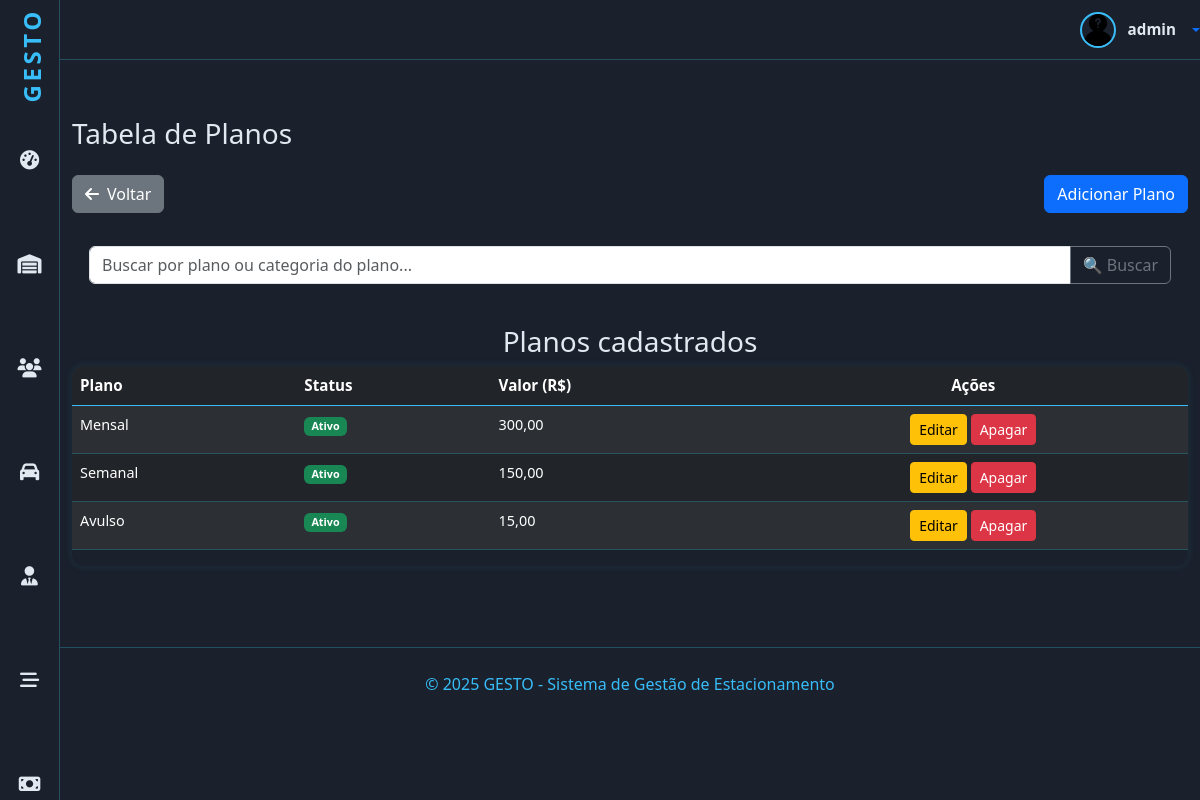
Screenshot of /valores/planos/ (signed in) with the database file from the repository.
### valores/models.py (models this page shows, shortened)
class Plano(models.Model):
    PLANOS_CHOICES = (
        ('Avulso', 'Horário Avulso'),
        ('Diaria', 'Diaria'),
        ('Semanal', 'Semanal'),
        ('Mensal', 'Mensal'),
        ('Personalizado', 'Personalizado'),
    )
    nome = models.CharField('Nome do Plano',choices=PLANOS_CHOICES,  max_length=50, unique=True, default='Avulso')
    valor = models.DecimalField('Valor Base (R$)', max_digits=8, decimal_places=2)
    status = models.BooleanField('Ativo', default=True, help_text='Marque para ativar o plano')
    descricao = models.TextField('Descrição', max_length=300, blank=True, null=True)
    dias_validade = models.PositiveIntegerField('Dias de Validade',default=0, help_text='Número de dias de validade (apenas para planos personalizados)')
    class Meta:
        verbose_name = 'Plano'
        verbose_name_plural = 'Planos'

### valores/views.py (the view)
# urls.py: path('planos/', PlanosView.as_view(), name='planos'),
class PlanosView(PermissionRequiredMixin, ListView):
    permission_required = "valores.view_planos"
    permission_denied_required = "Visualizar planos"
    model = Plano
    template_name = "planos/planos.html"
    context_object_name = "planos"
    paginate_by = 5
    def get_queryset(self):
        qs = super().get_queryset()
        buscar = self.request.GET.get('buscar')
        if buscar:
            qs = qs.filter(
                Q(plano__icontains=buscar) |
                Q(status__icontains=buscar)
            )
        return qs

### valores/templates/planos/planos.html (shortened to what this page needs)
{% extends 'principal.html' %}
{% load django_bootstrap5 %}
{% load static %}
{% block content %}
<div id="dados" class="container">
    <h3>Tabela de Planos</h3>
    <div class="d-flex justify-content-between align-items-center mt-4 mb-3">
        <a href="{% url 'valores' %}" class="btn btn-secondary">
            <i class="fas fa-arrow-left me-2"></i>Voltar
        </a>
        <a href="{% url 'plano_adicionar' %}" class="btn btn-primary">Adicionar Plano</a>
    </div>
    <div class="card card-body mb-4" id="search">
        <form method="get" action="">
            <div class="input-group">
                <input class="form-control" type="text" name="buscar" value="{{ request.GET.buscar }}"
                       placeholder="Buscar por plano ou categoria do plano...">
                <button type="submit" class="btn btn-outline-secondary">🔍 Buscar</button>
            </div>
        </form>
    </div>
    {% if object_list %}
    <div class="card-body">
        <h3 class="text-center">Planos cadastrados</h3>
        <div class="table-responsive">
            <table class="table table-striped table-dark">
                <thead>
                <tr>
                    <th>Plano</th>
                    <th>Status</th>
                    <th>Valor (R$)</th>
                    <th class="text-center">Ações</th>
                </tr>
                </thead>
                <tbody>
                {% for plano in object_list %}
                <tr>
                    <td>{{ plano.nome }}</td>
                    <td>
                        {% if plano.status %}
                        <span class="badge bg-success">Ativo</span>
                        {% else %}
                        <span class="badge bg-danger">Desativado</span>
                        {% endif %}
                    </td>
                    <td>{{ plano.valor }}</td>
                    <td class="text-center">
                        <a href="{% url 'plano_editar' plano.pk %}" class="btn btn-sm btn-warning">Editar</a>
                        <a href="{% url 'plano_apagar' plano.pk %}" class="btn btn-sm btn-danger">Apagar</a>
                    </td>
                </tr>
                {% endfor %}
                </tbody>
            </table>
        </div>
    </div>
    {% else %}
    <div class="alert alert-warning text-center mt-4">Nenhum plano encontrado.</div>
    {% endif %}
</div>
{% endblock %}

### home/templates/principal.html (shortened to what this page needs)
<!doctype html>
{% load static %}
{% load django_bootstrap5 %}
<html lang="pt-br">
<head>
    {% block head %}
    {% include "head.html" %}
    {% endblock %}
</head>
<body>
<header id="header-top" role="banner" aria-label="Cabeçalho superior">
    <div class="dropdown">
        <a href="#" class="user-profile text-decoration-none dropdown-toggle" data-bs-toggle="dropdown"
           aria-expanded="false">
            {% if user.is_authenticated %}
                {% if user.funcionario.foto %}
                    <img src="{{ user.funcionario.foto.url }}" alt="Avatar do utilizador"/>
                {% else %}
                    <img src="{% static 'img/desconhecido.png' %}" alt="Avatar do utilizador"/>
                {% endif %}
                <span>{{ user.username }}</span>
            {% else %}
                <i class="fas fa-sign-in-alt me-2"></i>
                <span>Acesso</span>
            {% endif %}
        </a>
    </div>
</header>
{% if request.user.is_authenticated %}
    <nav id="sidebar" aria-label="Menu principal">
        <div class="logo" aria-label="Logo GESTO">
            <a href="{% url 'index' %}"
               class="nav-link {% if request.resolver_match.url_name == 'index' %}active{% endif %}">GESTO</a>
        </div>
        <div data-bs-spy="scroll"  data-bs-offset="0" data-bs-smooth-scroll="true" class="scrollspy" tabindex="0">
      <ul class="nav flex-column" role="menu" aria-label="Navegação principal">
            <li class="nav-item" role="none">
                <a href="{% url 'index' %}"
                   class="nav-link {% if request.resolver_match.url_name == 'index' %}active{% endif %}">
                    <i class="fa-solid fa-gauge-high" aria-hidden="true"></i>
                </a>
            </li>
            <li class="nav-item" role="none">
                <a href="{% url 'estadias' %}"
                   class="nav-link {% if request.resolver_match.url_name == 'estadias' %}active{% endif %}">
                    <i class="fa-solid fa-warehouse" aria-hidden="true"></i>
                </a>
            </li>
            <li class="nav-item" role="none">
                <a href="{% url 'clientes' %}"
                   class="nav-link {% if request.resolver_match.url_name == 'clientes' %}active{% endif %}">
                    <i class="fas fa-users"></i>
                </a>
            </li>
            <li class="nav-item" role="none">
                <a href="{% url 'veiculos' %}"
                   class="nav-link {% if request.resolver_match.url_name == 'veiculos' %}active{% endif %}">
                    <i class="fas fa-car" aria-hidden="true"></i>
                </a>
            </li>
           <li class="nav-item" role="none">
                <a href="{% url 'funcionarios' %}"
                   class="nav-link {% if request.resolver_match.url_name == 'funcionarios' %}active{% endif %}">
                    <i class="fas fa-user-tie" aria-hidden="true"></i>
                </a>
            </li>
            <li class="nav-item" role="none">
                <a href="{% url 'vagas' %}"
                   class="nav-link {% if request.resolver_match.url_name == 'vagas' %}active{% endif %}">
                    <i class="fas fa-stream" aria-hidden="true"></i>
                </a>
            </li>
            <li class="nav-item" role="none">
                <a href="{% url 'valores' %}"
                   class="nav-link {% if request.resolver_match.url_name == 'valores' %}active{% endif %}">
                    <i class="fa-solid fa-money-bill" aria-hidden="true"></i>
                </a>
            </li>
        </ul>
    </div>
    </nav>
{% endif %}
{% block content %}{% endblock %}
{% block footer %}
{% include "footer.html" %}
{% endblock %}
</body>
</html>

### home/templates/head.html (style rules this page uses)
:root { --bg-primary: #1a202c; --bg-card: #2d3748; --text-primary: #e2e8f0; --highlight: #38bdf8; --border-subtle: rgba(56, 223, 248, 0.25); --table-row-alt: #374151; }
.scrollspy { position: relative; height: 100vh; margin-top: .5rem; overflow: auto; -ms-overflow-style: none; scrollbar-width: none; }
body { background-color: var(--bg-primary); color: var(--text-primary); font-family: "Segoe UI", Tahoma, Geneva, Verdana, sans-serif; min-height: 100vh; overflow-x: hidden; margin-left: 5%; }
#search { background-color: var(--bg-primary); border-color:var(--bg-primary); }
#dados { margin-top: 5%; margin-bottom: 5%; }
#sidebar { background-color: var(--bg-primary); min-height: 100vh; width: 5%; position: fixed; top: 0; left: 0; padding-top: 0.5rem; display: flex; flex-direction: column; align-items: center; border-right: 1px solid var(--border-subtle); z-index: 1030; transition: 0.7s ease-out; margin-bottom: 10%; }
#sidebar .logo { font-weight: 700; font-size: 1.5rem; color: var(--highlight); margin-bottom: 2rem; user-select: none; writing-mode: vertical-rl; transform: rotate(180deg); letter-spacing: 0.15em; text-align: center; width: 32px; }
#sidebar ul.nav { list-style: none; padding: 0; margin: 0; width: 100%; margin-bottom: 10%; padding-bottom: 30%; }
#sidebar ul.nav li { width: 100%; margin-bottom: 1.5rem; text-align: center; }
#sidebar ul.nav li a { color: var(--text-primary); font-size: 1.2rem; display: block; width: 100%; padding: 0.2rem 0; transition: color 0.3s; position: relative; }
#header-top { height: 60px; border-bottom: 1px solid var(--border-subtle); display: flex; align-items: center; justify-content: flex-end; gap: 1.5rem; margin-bottom: 2rem; color: var(--text-primary); }
#header-top .user-profile { display: flex; align-items: center; gap: 0.75rem; cursor: pointer; user-select: none; }
#header-top .user-profile img { width: 36px; height: 36px; border-radius: 50%; border: 2px solid var(--highlight); object-fit: cover; }
#header-top .user-profile span { font-weight: 600; font-size: 0.95rem; color: var(--text-primary); white-space: nowrap; }
.table-responsive { border-radius: 0.75rem; overflow: hidden; box-shadow: 0 0 10px rgba(56, 223, 248, 0.1); }
table { width: 100%; border-collapse: separate; border-spacing: 0; color: var(--text-primary); user-select: none; }
thead tr { background-color: var(--bg-card); border-bottom: 2px solid var(--highlight); }
thead th { padding: 0.75rem 1.25rem; font-weight: 700; font-size: 0.95rem; text-align: left; color: var(--highlight); user-select: none; }
tbody tr { background-color: var(--bg-card); border-bottom: 1px solid var(--border-subtle); transition: background-color 0.3s ease; }
tbody tr:nth-child(even) { background-color: var(--table-row-alt); }
tbody td { padding: 0.75rem 1.25rem; font-size: 0.9rem;  }

### rows the page displays
Plano: nome "Mensal", status "Ativo", valor "300,00"
Plano: nome "Semanal", status "Ativo", valor "150,00"
Plano: nome "Avulso", status "Ativo", valor "15,00"

### other values shown
{{ user.username }} "admin"
